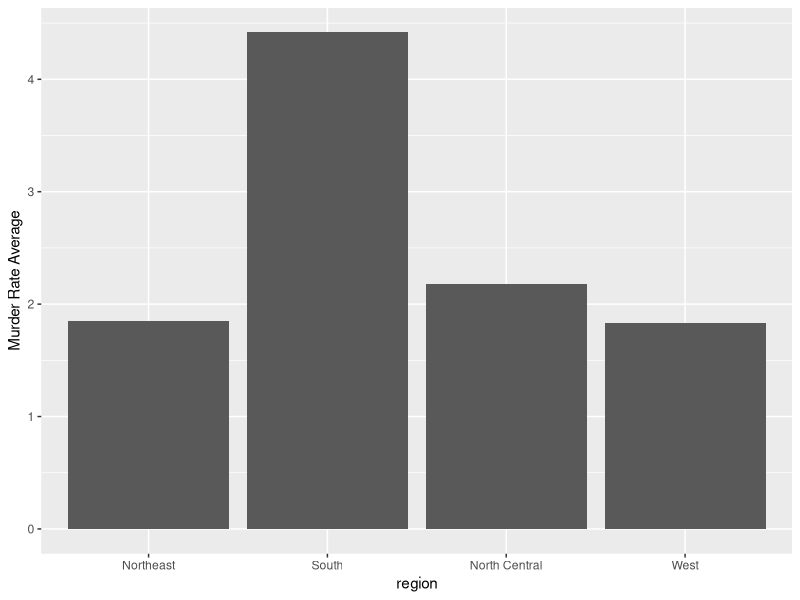
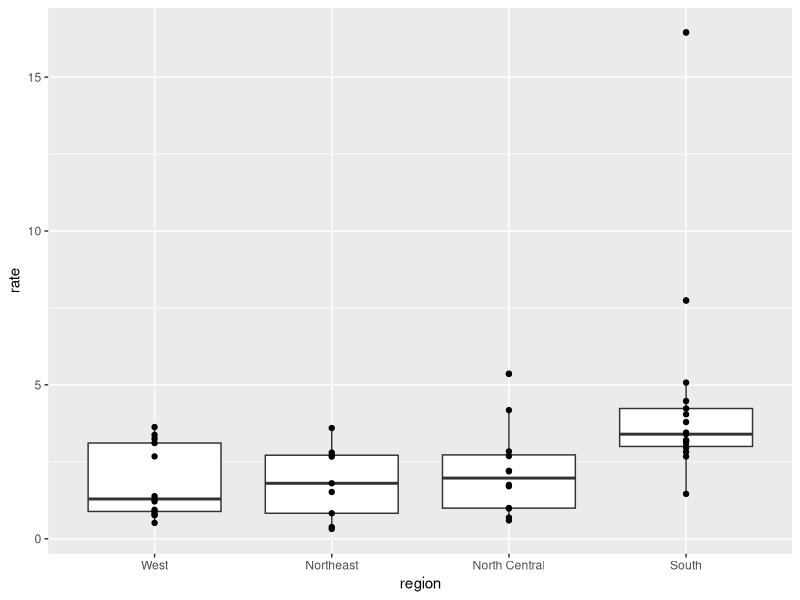

Source code (R) for these figures, in order:
library(dplyr)
library(ggplot2)
library(dslabs)

data("murders")

# Create Bar Graph

murders %>% mutate(rate = total/population*100000) %>%
  group_by(region) %>%
  summarize(avg = mean(rate)) %>%
  mutate(region = factor(region)) %>%
  ggplot(aes(region, avg)) +
  geom_bar(stat="identity") +
  ylab("Murder Rate Average")


# Create Box Plot

murders %>% mutate(rate = total/population*100000) %>%
  mutate(region=reorder(region, rate, FUN=median)) %>%
  ggplot(aes(region, rate)) +
  geom_boxplot() +
  geom_point()
